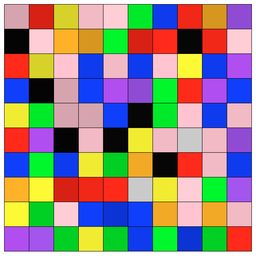
#> input picture atividade1/image10x10.png, 256 x 256 px, shrunk from 1242 x 1244 before the run
$ python main.py   (Python 2 division)
#> lines starting #> are read from the running program, lines starting #| are printed output that depends on the picture
import cv2 #openCV
# Importante!!! open CV usa modelo BGR e nao RGB
import pdb
import config
import numpy as np
from questao1 import *
from questao2 import *
from questao3 import *
from questao4 import *
from questao5 import *

def main():
	# ler imagem.
	# A imagem lida eh um array[linha][coluna]
	img = cv2.imread(config.imageToRead)
#> img is the input picture: shape (256, 256, 3); mean B, G, R 129.8, 135.3, 148.1
	# [8 lines of commented-out code are left out]
	imageResult = questao7(img)

	# salvar arquivo transformado
	cv2.imwrite('newImage1.png',imageResult)

# [115 lines left out: functions questao1, questao2, questao3, questao4, questao5, questao6, not called in this run]

def questao7(img):
	'''
	calcula o limiar pela media dos valores da imagem
	Parametros:
		img: Imagem a ser modificada
	'''
	imageResult = None
	height = len(img)
#> height = 256
 	width = len(img[0])
#> width = 256
	r = 0
	g = 0
	b = 0
	count = 0
 	# Usar metodo pixel a pixel
 	for h in range(height):
 		for w in range(width):
			r += img[h][w][2]
			g += img[h][w][1]
			b += img[h][w][0]
			count+=1
#> after the loop, b = 8506763; count = 65536; g = 8864683; r = 9704674


	limiarR = r / count
#> limiarR = 148
	limiarG = g / count
#> limiarG = 135
	limiarB = b / count
#> limiarB = 129

	newImage = []
	for h in range(height):
 		newImage.append([])
 		for w in range(width):
 			newImage[-1].append(limiarMedia(img[h][w][2], img[h][w][1], img[h][w][0],limiarR,limiarG,limiarB))

	return convertArrayToNumpy(newImage)

def limiarMedia(b,g,r,limiarR,limiarG,limiarB):

    '''
	limiar e' igual media de valores da banda

	Parametros:
		b: valor do azul
		g: valor do verde
		r: valor do vergmelho
		limiarR: media dos valores vermelhos
		limiarG: media dos valores verdes
		limiarB: media dos valores azul
    '''

    if r < limiarR:
		r = 0
    else:
		r = 255
    if g < limiarG:
		g = 0
    else:
		g = 255
    if b < limiarR:
		b = 0
    else:
		b = 255

		return [trunc(b),trunc(g),trunc(r)]

# [22 lines left out: function limiar, not called in this run]

def convertArrayToNumpy(array):
	'''
	Coloca um array em forma de numpy_array pq eh o tipo de objeto que o openCV usa
	'''
	array_numPy = np.empty((len(array), len(array[0]), 3))
#> array_numPy: shape (256, 256, 3) float64; 16.93% of the values are NaN or infinite; the others: min -1.8e+308, max 3.46e-317, mean -inf

	for row in range(len(array)):
		for colunm in range(len(array[row])):
			array_numPy[row][colunm] = array[row][colunm]
#> array_numPy: shape (256, 256, 3) float64; 39.7% of the values are NaN or infinite; the others: min 0, max 255, mean 188.2

	return array_numPy

# [29 lines left out: function applyToAllPixels, not called in this run]

if __name__ == '__main__':
	main()
#> in main, `cv2.imwrite('newImage1.png',imageResult)`:
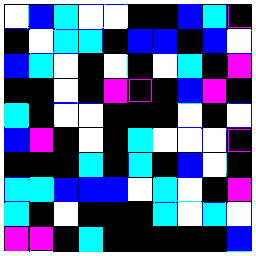
#> saved as newImage1.png: shape (256, 256, 3); mean B, G, R 153.8, 104.8, 82

$ run again, with atividade1/newImage.png copied over atividade1/image10x10.png
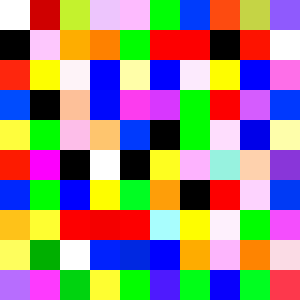
#> input picture atividade1/newImage.png, 100 x 100 px (shown 3 times larger)
#> in main, img is the input picture: shape (100, 100, 3); mean B, G, R 126.2, 133.7, 153
#> height = 100
#> after the loop in questao7, `for h in range(height):`: b = 1261800; count = 10000; g = 1336700; r = 1530200
#> limiarR = 153
#> limiarG = 133
#> limiarB = 126
#> the loop in convertArrayToNumpy, `for row in range(len(array)):` made 100 passes
#> in main, `cv2.imwrite('newImage1.png',imageResult)`:
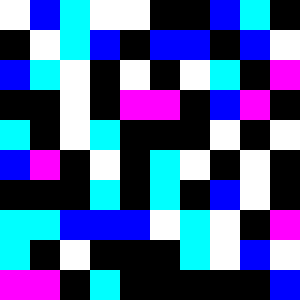
#> saved as newImage1.png: shape (100, 100, 3) (shown 3 times larger); mean B, G, R 153, 94.3, 74
